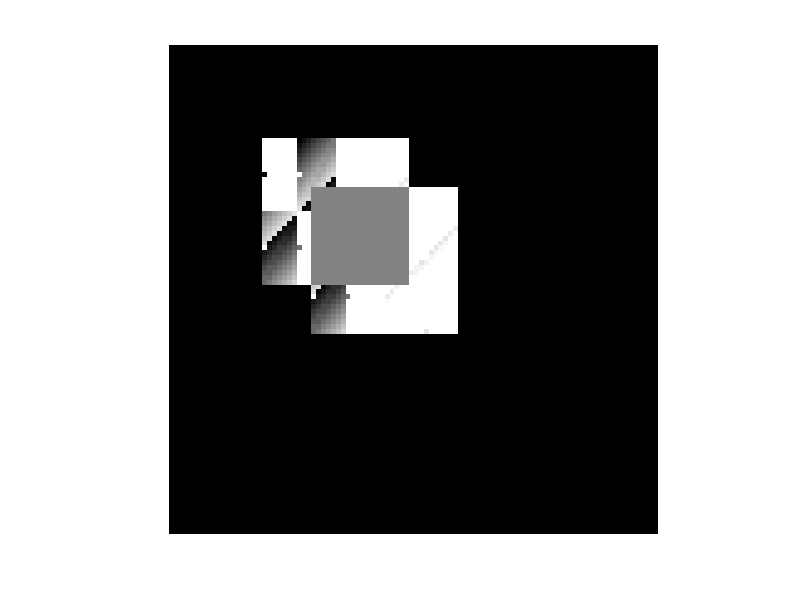

MATLAB code to generate this figure:
canvas1 = uint8(zeros(100));
canvas2 = canvas1;
image1=uint8(magic(30));
canvas1(20:49,20:49)=image1;
image2=uint8(magic(30));
canvas2(30:59,30:59)=image2;
canvas = canvas1 + canvas2;
overlap = canvas1 & canvas2;
canvas(overlap) = canvas(overlap)/2;

close all
figure
imshow(canvas)